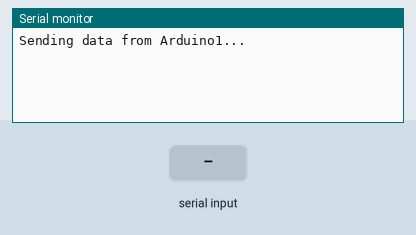
This sketch was run on a simulated Arduino Uno, built with avr-gcc and run on an emulated ATmega328P. Parts: the last lines printed to the serial monitor. The inputs (shaded band) are chosen by the test bench.

Above: at 1.2 s.
1.3 s: "1\n" received over the second serial link
At 3.0 s:
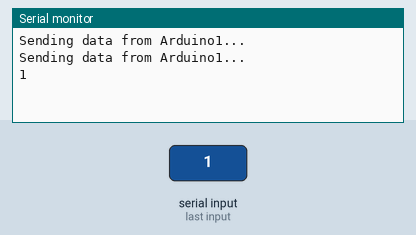
3.5 s: "0\n" received over the second serial link
At 3.9 s:
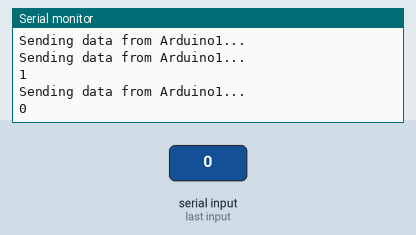
5.0 s: "2\n" received over the second serial link
At 6.2 s:
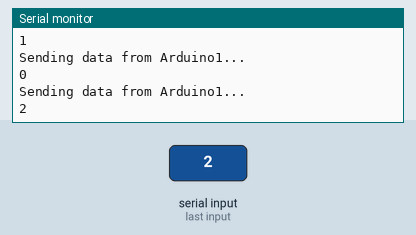

The sketch:

communice.ino
```cpp
#include <SoftwareSerial.h>
SoftwareSerial mySerial(2, 3); // RX, TX
void setup() {
Serial.begin(9600);
mySerial.begin(9600);
}
void loop() {
String responseData = mySerial.readStringUntil('\n');
Serial.println("Sending data from Arduino1...");
mySerial.println("Hiii");
Serial.println(responseData);
delay(1000);
}
```

Measured:
- after the input at 1.3 s, the serial monitor: prints a new line after 0.74 s (image 1)
- after the input at 3.5 s, the serial monitor: prints a new line at once (image 2)
- after the input at 5.0 s, the serial monitor: prints a new line at once (image 3)
